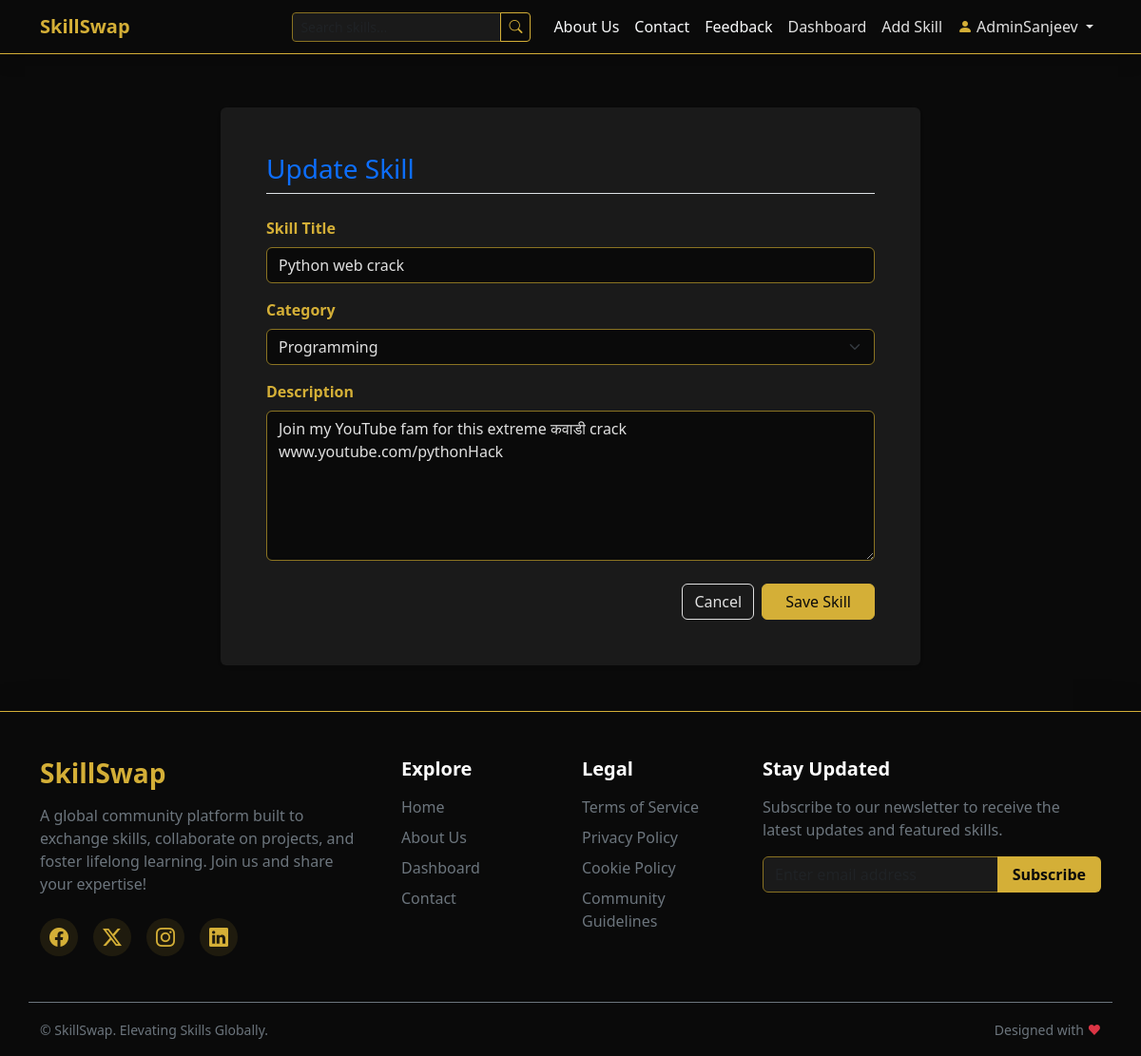
Screenshot of /skill/2/update (signed in) with the database file from the repository.
### models.py (models this page shows)
class User(db.Model, UserMixin):
    id = db.Column(db.Integer, primary_key=True)
    username = db.Column(db.String(20), unique=True, nullable=False)
    email = db.Column(db.String(120), unique=True, nullable=False)
    password = db.Column(db.String(60), nullable=False)
    is_admin = db.Column(db.Boolean, default=False)
    skills = db.relationship('Skill', backref='author', lazy=True)

class Skill(db.Model):
    id = db.Column(db.Integer, primary_key=True)
    title = db.Column(db.String(100), nullable=False)
    description = db.Column(db.Text, nullable=False)
    date_posted = db.Column(db.DateTime, nullable=False, default=datetime.utcnow)
    user_id = db.Column(db.Integer, db.ForeignKey('user.id'), nullable=False)
    category_id = db.Column(db.Integer, db.ForeignKey('category.id'), nullable=False)

### app.py (the view)
@app.route("/skill/<int:skill_id>/update", methods=['GET', 'POST'])
@login_required
def update_skill(skill_id):
    skill = Skill.query.get_or_404(skill_id)
    if skill.author != current_user and not current_user.is_admin:
        flash('You do not have permission to edit this skill.', 'danger')
        return redirect(url_for('dashboard'))
    form = SkillForm()
    form.category_id.choices = [(c.id, c.name) for c in Category.query.all()]
    if form.validate_on_submit():
        skill.title = form.title.data
        skill.category_id = form.category_id.data
        skill.description = form.description.data
        db.session.commit()
        flash('Your skill has been updated!', 'success')
        return redirect(url_for('dashboard'))
    elif request.method == 'GET':
        form.title.data = skill.title
        form.category_id.data = skill.category_id
        form.description.data = skill.description
    return render_template('skill_form.html', title='Update Skill', form=form, legend='Update Skill')

### forms.py
class SkillForm(FlaskForm):
    title = StringField('Skill Title', validators=[DataRequired(), Length(max=100)])
    category_id = SelectField('Category', coerce=int, validators=[DataRequired()])
    description = TextAreaField('Description', validators=[DataRequired()])
    submit = SubmitField('Save Skill')

### app.py (called while the page is built)
@login_manager.user_loader
def load_user(user_id):
    return User.query.get(int(user_id))

### templates/skill_form.html (shortened to what this page needs)
{% extends "base.html" %}
{% block content %}
<div class="row justify-content-center">
    <div class="col-md-8">
        <div class="card shadow-sm border-0 mt-3">
            <div class="card-body p-5">
                <h3 class="card-title mb-4 text-primary border-bottom pb-2">{{ legend }}</h3>
                <form method="POST" action="" class="needs-validation" novalidate id="skillForm">
                    <div class="mb-3">
                        {{ form.title.label(class="form-label fw-bold") }}
                        {% if form.title.errors %}
                        {{ form.title(class="form-control is-invalid", required=True) }}
                        <div class="invalid-feedback">
                            {% for error in form.title.errors %}
                            <span>{{ error }}</span>
                            {% endfor %}
                        </div>
                        {% else %}
                        {{ form.title(class="form-control", required=True) }}
                        {% endif %}
                    </div>
                    <div class="mb-3">
                        {{ form.category_id.label(class="form-label fw-bold") }}
                        {% if form.category_id.errors %}
                        {{ form.category_id(class="form-select is-invalid", required=True) }}
                        <div class="invalid-feedback">
                            {% for error in form.category_id.errors %}
                            <span>{{ error }}</span>
                            {% endfor %}
                        </div>
                        {% else %}
                        {{ form.category_id(class="form-select", required=True) }}
                        {% endif %}
                    </div>
                    <div class="mb-4">
                        {{ form.description.label(class="form-label fw-bold") }}
                        {% if form.description.errors %}
                        {{ form.description(class="form-control is-invalid", rows="6", required=True) }}
                        <div class="invalid-feedback">
                            {% for error in form.description.errors %}
                            <span>{{ error }}</span>
                            {% endfor %}
                        </div>
                        {% else %}
                        {{ form.description(class="form-control", rows="6", required=True) }}
                        {% endif %}
                    </div>
                    <div class="d-flex justify-content-end gap-2">
                        <a href="{{ url_for('dashboard') }}" class="btn btn-outline-secondary">Cancel</a>
                        {{ form.submit(class="btn btn-primary px-4") }}
                    </div>
                </form>
            </div>
        </div>
    </div>
</div>
{% endblock %}

### templates/base.html (shortened to what this page needs)
<!DOCTYPE html>
<html lang="en">
<head>
    <link href="https://cdn.jsdelivr.net/npm/bootstrap@5.3.0/dist/css/bootstrap.min.css" rel="stylesheet">
    <link rel="stylesheet" href="{{ url_for('static', filename='css/style.css') }}">
    <link rel="stylesheet" href="https://cdn.jsdelivr.net/npm/bootstrap-icons@1.11.1/font/bootstrap-icons.css">
</head>
<body>
    <nav class="navbar navbar-expand-lg navbar-dark bg-darkest border-bottom border-gold mb-4 shadow">
        <div class="container">
            <a class="navbar-brand text-gold fw-bold" href="{{ url_for('home') }}">SkillSwap</a>
            <div class="collapse navbar-collapse" id="navbarNav">
                <ul class="navbar-nav ms-auto align-items-lg-center">
                    <li class="nav-item me-lg-3 my-2 my-lg-0">
                        <form action="{{ url_for('search') }}" method="GET" class="d-flex">
                            <div class="input-group input-group-sm">
                                <input class="form-control bg-dark border-gold-subtle text-light" type="search"
                                    placeholder="Search skills..." aria-label="Search" name="q">
                                <button class="btn btn-outline-gold" type="submit"><i class="bi bi-search"></i></button>
                            </div>
                        </form>
                    </li>
                    <li class="nav-item">
                        <a class="nav-link text-light" href="{{ url_for('about') }}">About Us</a>
                    </li>
                    <li class="nav-item">
                        <a class="nav-link text-light" href="{{ url_for('contact') }}">Contact</a>
                    </li>
                    <li class="nav-item">
                        <a class="nav-link text-light" href="{{ url_for('feedback') }}">Feedback</a>
                    </li>
                    {% if current_user.is_authenticated %}
                    <li class="nav-item">
                        <a class="nav-link" href="{{ url_for('dashboard') }}">Dashboard</a>
                    </li>
                    <li class="nav-item">
                        <a class="nav-link" href="{{ url_for('new_skill') }}">Add Skill</a>
                    </li>
                    <li class="nav-item dropdown">
                        <a class="nav-link dropdown-toggle" href="#" id="navbarDropdown" role="button"
                            data-bs-toggle="dropdown" aria-expanded="false">
                            <i class="bi bi-person-fill text-gold me-1"></i>{{ current_user.username }}
                        </a>
                    </li>
                    {% endif %}
                </ul>
            </div>
        </div>
    </nav>
    <div class="container main-content">
        {% block content %}{% endblock %}
    </div>
    <footer class="bg-darkest text-white mt-auto pt-5 pb-3 border-top border-gold shadow-lg w-100">
        <div class="container">
            <div class="row mb-5">
                <div class="col-lg-4 col-md-6 mb-4 mb-md-0">
                    <h3 class="text-gold fw-bold mb-3">SkillSwap</h3>
                    <p class="text-secondary pe-lg-4">
                        A global community platform built to exchange skills, collaborate on projects, and foster
                        lifelong learning. Join us and share your expertise!
                    </p>
                    <div class="d-flex mt-4 gap-3">
                        <a href="#" class="social-icon text-gold fs-5"><i class="bi bi-facebook"></i></a>
                        <a href="#" class="social-icon text-gold fs-5"><i class="bi bi-twitter-x"></i></a>
                        <a href="#" class="social-icon text-gold fs-5"><i class="bi bi-instagram"></i></a>
                        <a href="#" class="social-icon text-gold fs-5"><i class="bi bi-linkedin"></i></a>
                    </div>
                </div>
                <div class="col-lg-2 col-md-6 mb-4 mb-md-0">
                    <h5 class="text-white mb-3 fw-bold">Explore</h5>
                    <ul class="list-unstyled footer-links">
                        <li class="mb-2"><a href="{{ url_for('home') }}"
                                class="text-secondary text-decoration-none transition-hover">Home</a></li>
                        <li class="mb-2"><a href="{{ url_for('about') }}"
                                class="text-secondary text-decoration-none transition-hover">About Us</a></li>
                        <li class="mb-2"><a href="{{ url_for('dashboard') }}"
                                class="text-secondary text-decoration-none transition-hover">Dashboard</a></li>
                        <li class="mb-2"><a href="{{ url_for('contact') }}"
                                class="text-secondary text-decoration-none transition-hover">Contact</a></li>
                    </ul>
                </div>
                <div class="col-lg-2 col-md-6 mb-4 mb-md-0">
                    <h5 class="text-white mb-3 fw-bold">Legal</h5>
                    <ul class="list-unstyled footer-links">
                        <li class="mb-2"><a href="#" class="text-secondary text-decoration-none transition-hover">Terms
                                of Service</a></li>
                        <li class="mb-2"><a href="#"
                                class="text-secondary text-decoration-none transition-hover">Privacy Policy</a></li>
                        <li class="mb-2"><a href="#" class="text-secondary text-decoration-none transition-hover">Cookie
                                Policy</a></li>
                        <li class="mb-2"><a href="#"
                                class="text-secondary text-decoration-none transition-hover">Community Guidelines</a>
                        </li>
                    </ul>
                </div>
                <div class="col-lg-4 col-md-6">
                    <h5 class="text-white mb-3 fw-bold">Stay Updated</h5>
                    <p class="text-secondary mb-3">Subscribe to our newsletter to receive the latest updates and
                        featured skills.</p>
                    <form class="d-flex w-100 mt-2">
                        <div class="input-group">
                            <input type="email" class="form-control bg-dark border-gold-subtle text-white"
                                placeholder="Enter email address" aria-label="Email Address"
                                aria-describedby="button-addon2">
                            <button class="btn btn-gold fw-bold px-3" type="button"
                                id="button-addon2">Subscribe</button>
                        </div>
                    </form>
                </div>
            </div>
            <div class="row align-items-center pt-3 mt-3 border-top border-secondary">
                <div class="col-md-6 text-center text-md-start mb-2 mb-md-0">
                    <small class="text-secondary">&copy; SkillSwap. Elevating Skills Globally.</small>
                </div>
                <div class="col-md-6 text-center text-md-end">
                    <small class="text-secondary">Designed with <span class="text-danger">&hearts;</span></small>
                </div>
            </div>
        </div>
    </footer>
</body>
</html>

### static/css/style.css (style rules this page uses)
:root { --gold: #d4af37; --gold-subtle: #8a7322; --darkest: #0a0a0a; --dark: #1a1a1a; --light-text: #e0e0e0; }
body { display: flex; flex-direction: column; min-height: 100vh; background-color: var(--darkest); color: var(--light-text); }
h1, h2, h3, h4, h5, h6 { color: var(--gold); }
a { color: var(--gold); text-decoration: none; transition: color 0.3s ease; }
.text-gold { color: var(--gold) !important; }
.bg-darkest { background-color: var(--darkest) !important; }
.bg-dark { background-color: var(--dark) !important; }
.border-gold { border-color: var(--gold) !important; }
.border-gold-subtle { border-color: var(--gold-subtle) !important; }
.main-content { flex: 1; padding-bottom: 3rem; padding-top: 1rem; }
.btn-gold { background-color: var(--gold); color: var(--darkest); border: none; }
.btn-outline-gold { color: var(--gold); border-color: var(--gold); background-color: transparent; }
.btn-primary { background-color: var(--gold); color: var(--darkest); border-color: var(--gold); }
.btn-outline-secondary { color: var(--light-text); border-color: var(--light-text); }
.card { background-color: var(--dark); border: 1px solid var(--gold-subtle); color: var(--light-text); }
.card-title { color: var(--gold); }
.form-label { color: var(--gold); font-weight: 600; }
.form-control, .form-select { background-color: var(--darkest); border: 1px solid var(--gold-subtle); color: var(--light-text); }
.navbar-dark .navbar-nav .nav-link { color: var(--light-text); }
footer { border-top: 1px solid var(--gold-subtle); }
.footer-links a { position: relative; display: inline-block; }
.footer-links a::after { content: ''; position: absolute; width: 0; height: 1px; bottom: -2px; left: 0; background-color: var(--gold); transition: width 0.3s ease; }
.social-icon { display: inline-flex; align-items: center; justify-content: center; width: 40px; height: 40px; border-radius: 50%; background-color: rgba(212, 175, 55, 0.1); transition: all 0.3s ease; }

### rows the page displays
User: username "AdminSanjeev"
Skill: title "Python web crack", category_id "Programming", description "Join my YouTube fam for this extreme कवाडी crack www.youtube.com/pythonHack"

### other values shown
{{ legend }} "Update Skill"
